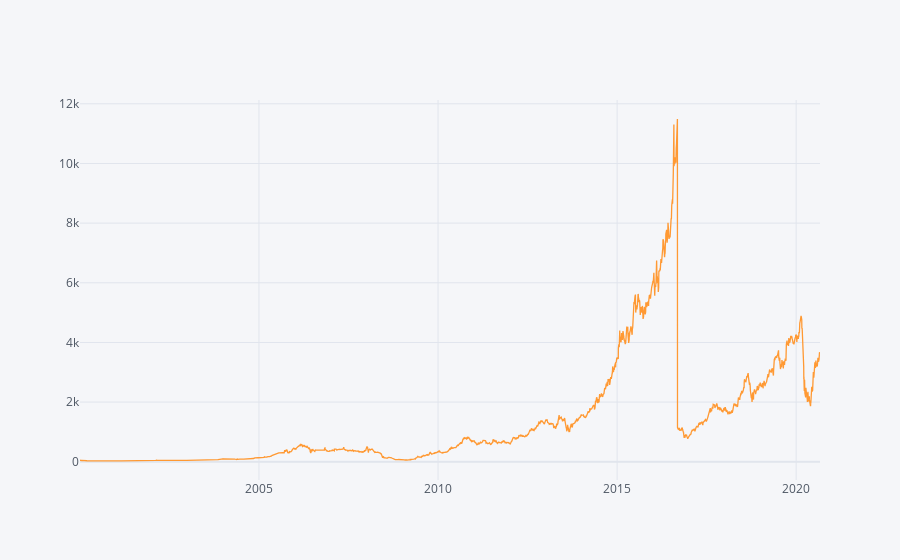

Here is the notebook cell this chart was saved with:
### Code cell
data['VWAP'].iplot()

### Figure 1 — Plotly figure (JSON) as saved in the notebook; plotly's stock layout.template omitted (floating-point values rounded to 4 significant figures; data arrays with more than 128 entries replaced by an {"elided": "..."} marker saying what was removed)
{"data": [{"line": {"color": "rgba(255, 153, 51, 1.0)", "dash": "solid", "shape": "linear", "width": 1.3}, "mode": "lines", "name": "VWAP", "text": "", "type": "scatter", "x": {"elided": "5070 str values"}, "y": {"elided": "5070 float values"}}], "layout": {"legend": {"bgcolor": "#F5F6F9", "font": {"color": "#4D5663"}}, "paper_bgcolor": "#F5F6F9", "plot_bgcolor": "#F5F6F9", "title": {"font": {"color": "#4D5663"}}, "xaxis": {"gridcolor": "#E1E5ED", "showgrid": true, "tickfont": {"color": "#4D5663"}, "title": {"font": {"color": "#4D5663"}, "text": ""}, "zerolinecolor": "#E1E5ED"}, "yaxis": {"gridcolor": "#E1E5ED", "showgrid": true, "tickfont": {"color": "#4D5663"}, "title": {"font": {"color": "#4D5663"}, "text": ""}, "zerolinecolor": "#E1E5ED"}}}
